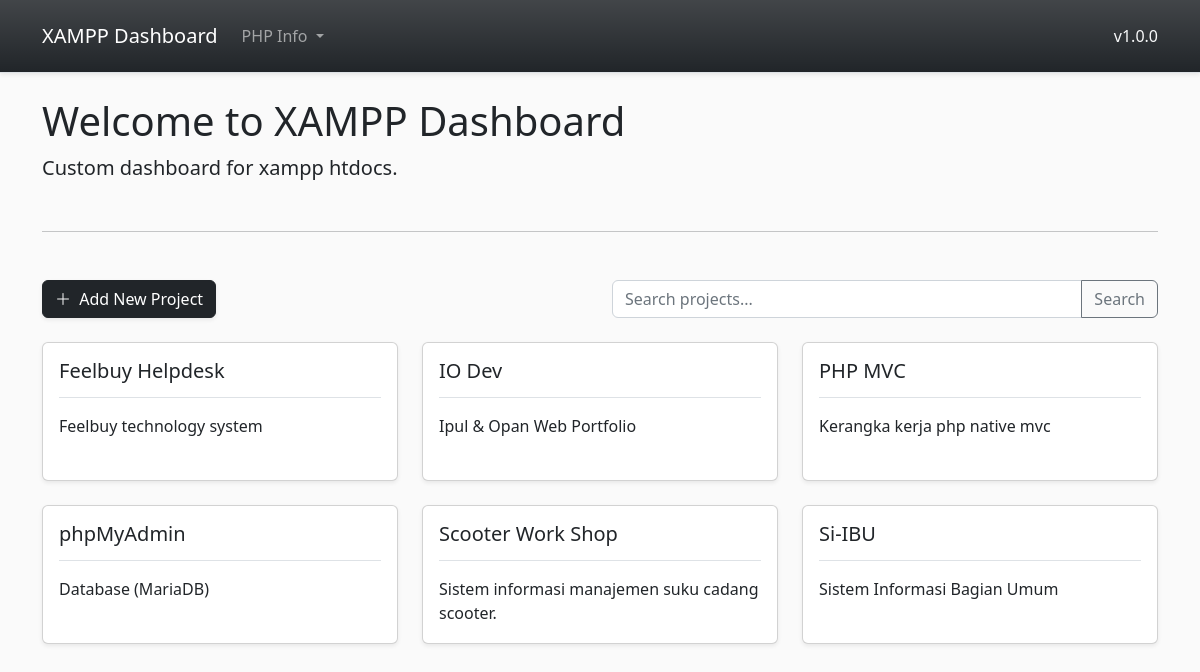
The page / on the database its author committed.
### tables this page shows
CREATE TABLE `projects` (
  `id` bigint(20) UNSIGNED NOT NULL COMMENT 'Primary key',
  `name` varchar(50) NOT NULL COMMENT 'Nama project',
  `description` text DEFAULT NULL COMMENT 'Deksripsi project',
  `url` varchar(50) NOT NULL COMMENT 'Url project',
  `created_at` timestamp NOT NULL DEFAULT current_timestamp() COMMENT 'Waktu dibuat',
  `updated_at` timestamp NOT NULL DEFAULT current_timestamp() COMMENT 'Waktu diperbarui'
);

### src/Controllers/HomeController.php (called while the page is built, shortened)
<?php
class HomeController extends Controller
{
  public function index(Request $request)
  {
    return layout(
      view: 'layouts.app',
      content: 'home',
      data: [
        'title' => 'Home',
        'projects' => Project::findOrAll($request),
      ],
    );
  }
}

### src/Core/Application.php (called while the page is built, shortened)
<?php
class Application
{
  protected string|object $controller = 'HomeController';
  protected string $method = 'index';
  protected function setController(string $controller): void
  {
    $controller = trim(ucfirst($controller)) . 'Controller';
    if (file_exists(__DIR__ . "/../Controllers/{$controller}.php")) {
      $this->controller = $controller;
    }
    $this->controller = new $this->controller;
  }
  protected function setMethod(string $method): void
  {
    if (method_exists($this->controller, $method)) {
      $this->method = $method;
    }
  }
  public function routing(): void
  {
    call_user_func([$this->controller, $this->method], new Request());
  }
}

### public/index.php (called while the page is built, shortened)
<?php
$app = new Src\Core\Application();
$app->routing();

### index.php (called while the page is built, shortened)
<?php
require_once __DIR__ . '/public/index.php';

### config/app.php (called while the page is built)
<?php
return [
  'name' => 'XAMPP Dashboard',
  'description' => 'Custom dashboard for xampp htdocs.',
  'url' => 'http://localhost/xampp-dashboard',
  'version' => '1.0.0',
];

### src/Views/Header.php (called while the page is built, shortened)
<?php
class Header
{
  public static function render(array $data = []): mixed
  {
    return view('components/header', $data);
  }
}

### src/Database/QueryBuilder.php (called while the page is built, shortened)
<?php
class QueryBuilder
{
  protected ?string $table;
  protected ?PDO $dbh;
  protected ?object $stmt;
  protected ?string $sql;
  public function __construct()
  {
    $this->host = config('database.host');
    $this->name = config('database.name');
    $this->user = config('database.user');
    $this->pass = config('database.password');
    $dns = "mysql:host={$this->host};dbname={$this->name}";
    $options = [
      PDO::ATTR_PERSISTENT => true,
      PDO::ATTR_ERRMODE => PDO::ERRMODE_EXCEPTION,
      PDO::ATTR_DEFAULT_FETCH_MODE => PDO::FETCH_OBJ,
    ];
    try {
      $this->dbh = new PDO($dns, $this->user, $this->pass, $options);
    } catch (PDOException $e) {
      throw new PDOException($e->getMessage());
    }
  }
  public function table(string $table): object
  {
    $this->table = $table;
    return $this;
  }
  private function query(?string $sql = null): QueryBuilder
  {
    if (!is_null($sql)) $this->sql = $sql;
    $this->stmt = $this->dbh->prepare($this->sql);
    return $this;
  }
  public function execute(): QueryBuilder
  {
    $this->stmt->execute();
    return $this;
  }
  public function select(array|string $columns = '*'): QueryBuilder
  {
    $this->sql = "SELECT {$columns} FROM {$this->table}";
    return $this;
  }
  public function orderBy(string $field, string $sort = 'ASC'): QueryBuilder
  {
    $this->sql .= " ORDER BY {$field} {$sort}";
    return $this;
  }
  public function get(): array
  {
    $this->query($this->sql);
    $this->execute();
    return $this->stmt->fetchAll();
  }
}

### config/database.php (called while the page is built)
<?php
return [
  'host' => 'localhost',
  'name' => 'xampp_dashboard',
  'user' => 'xampp_dashboard',
  'password' => 'xampp_dashboard',
];

### src/Models/Project.php (called while the page is built, shortened)
<?php
class Project extends DB
{
  protected static $table = 'projects';
  public static function findOrAll($request): array
  {
    $query = parent::table(self::$table);
    if ($request->input?->search) {
      $query->whereFullText(['description', 'name'], $request->input->search);
    } else {
      $query->select();
    }
    return $query->orderBy('name', 'asc')->get();
  }
}

### src/Helpers.php (the view, shortened to what this page needs)
<?php
if (!function_exists('config')) {
  function config(string $key, mixed $default = null): mixed
  {
    $keys = trim($key, '/');
    $keys = str_replace('.', '/', $keys);
    $keys = explode('/', $keys);
    $config = require __DIR__ . "/../config/{$keys[0]}.php";
    unset($keys[0]);
    if ($config[$keys[1]]) return $config[$keys[1]];
    return $default;
  }
}
if (!function_exists('view')) {
  function view(string $view, array $data = []): mixed
  {
    $viewPath = str_replace('.', '/', $view);
    extract($data);
    return require __DIR__ . "/../views/{$viewPath}.php";
  }
}
if (!function_exists('layout')) {
  function layout(string $view, string $content, array $data = []): mixed
  {
    $data['content'] = str_replace('.', '/', $content);
    return view($view, $data);
  }
}
if (!function_exists('route')) {
  function route(string $path, array $params = []): string
  {
    $baseUrl = config('app.url');
    $baseUrl = trim($baseUrl, '/');
    $baseUrl .= '/?route=' . trim($path, '/');
    if (count($params) > 0) {
      foreach ($params as $key => $value) {
        $baseUrl .= "&{$key}={$value}";
      }
    }
    return $baseUrl;
  }
}
if (!function_exists('url')) {
  function url(string $path = '/', array $params = []): string
  {
    $url = trim(config('app.url'), '/');
    $url .= '/';
    $url .= trim($path, '/');
    return trim($url);
  }
}
if (!function_exists('e')) {
  function e(mixed $value, ?string $character = null): void
  {
    if (!is_null($character)) {
      $value = trim($value, $character);
    } else {
      $value = trim($value);
    }
    echo htmlspecialchars($value);
  }
}

### views/layouts/app.php (shortened to what this page needs)
<!doctype html>
<html lang="en">
<head>
  <link rel="stylesheet" href="<?= url('/assets/css/bootstrap.min.css') ?>">
  <link rel="stylesheet" href="<?= url('/assets/css/app.css'); ?>">
</head>
<body>
  <?php \Src\Views\Header::render() ?>
  <div class="container py-4">
    <?php require __DIR__ . "/../../views/{$content}.php"; ?>
  </div>
</body>
</html>

### views/components/header.php (shortened to what this page needs)
<nav class="navbar sticky-top navbar-expand-lg navbar-dark bg-dark text-light bg-gradient border-bottom shadow-sm py-3">
  <div class="container">
    <a class="navbar-brand" href="<?= route('home/index') ?>">
      <?= config('app.name'); ?>
    </a>
    <div class="collapse navbar-collapse" id="navbarHeader">
      <ul class="navbar-nav me-auto mb-2 mb-lg-0">
        <li class="nav-item dropdown">
          <a class="nav-link dropdown-toggle" href="#" id="navbarDropdown" data-bs-toggle="dropdown">
            PHP Info
          </a>
        </li>
      </ul>
      <div class="d-flex">
        <span>v<?= config('app.version'); ?></span>
      </div>
    </div>
  </div>
</nav>

### views/home.php (shortened to what this page needs)
<div class="row">
  <div class="col-12">
    <h1>Welcome to <?= config('app.name'); ?></h1>
    <p class="lead mb-0"><?= config('app.description'); ?></p>
  </div>
</div>
<hr class="my-5">
<div class="row">
  <div class="col-sm-12 col-md-4 col-lg-6 mb-4">
    <button class="btn btn-dark shadow-sm">
      <i class="bi bi-plus-lg me-1"></i>
      <span>Add New Project</span>
    </button>
  </div>
  <div class="col-sm-12 col-md-8 col-lg-6 mb-4">
    <form autocomplete="off" method="GET" action="<?= route('home/index') ?>">
      <div class="input-group">
        <input type="search" name="search" id="search" value="<?php e($_GET['search'] ?? '') ?>" class="form-control" placeholder="Search projects..." />
        <button class="btn btn-outline-secondary" type="submit">
          Search
        </button>
      </div>
    </form>
  </div>
</div>
<div class="row">
  <?php foreach ($projects as $project) : ?>
    <div class="col-lg-4 col-md-6 col-sm-12 mb-4">
      <a href="<?php e($project->url); ?>" target="_blank" class="project">
        <div class="card shadow-sm">
          <div class="card-body">
            <div class="mb-3 border-bottom">
              <h5 class="card-title d-inline-block text-truncate" style="max-width: 100%;">
              </h5>
            </div>
            <p class="project-description mb-0 fs-6 card-text">
            </p>
          </div>
        </div>
      </a>
    </div>
  <?php endforeach; ?>
</div>

### public/assets/css/app.css (style rules this page uses)
body { background-color: #fafafa; }
.project { text-decoration: none; color: inherit; }
.project .project-description { display: -webkit-box; overflow: hidden; height: 50px; -webkit-line-clamp: 2; -webkit-box-orient: vertical; }

### rows shown on the page
projects: name "Feelbuy Helpdesk Feelbuy technology system"
projects: name "IO Dev Ipul & Opan Web Portfolio"
projects: name "PHP MVC Kerangka kerja php native mvc"
projects: name "phpMyAdmin Database (MariaDB)"
projects: name "Scooter Work Shop Sistem informasi manajemen suku cadang scooter."
projects: name "Si-IBU Sistem Informasi Bagian Umum"

### other values the page prints
config('app.name') "XAMPP Dashboard"
config('app.version') "1.0.0"
config('app.description') "Custom dashboard for xampp htdocs."
